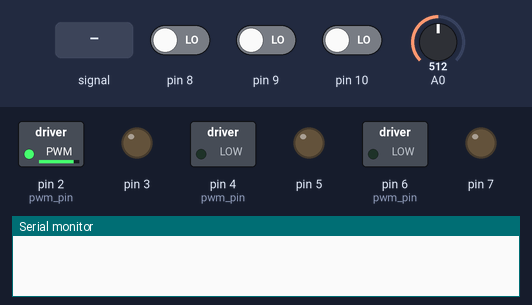
Simulated run of this sketch. Board: Arduino Uno, built with avr-gcc and run on an emulated ATmega328P. Shown: switched loads named in the sketch (green lamp = pin HIGH), output pins drawn as LEDs (lit = HIGH), the last lines printed to the serial monitor. The test bench sets the inputs (shaded band); at power-on: pin 9 LOW, A0 = 512, pin 8 LOW, pin 10 LOW.

Above: at 1.2 s.
1.3 s: pin 9 driven HIGH
At 2.5 s:
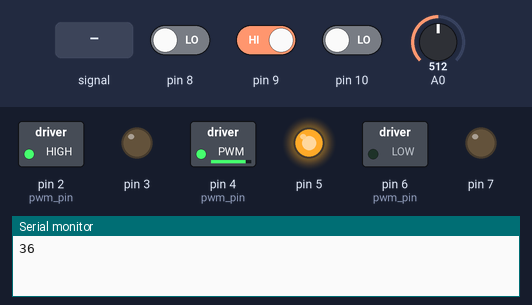
2.8 s: A0 fed a 2 Hz sine of ±306 counts around its level
5.8 s: A0 set to 240
7.3 s: pin 8 driven HIGH
At 8.5 s:
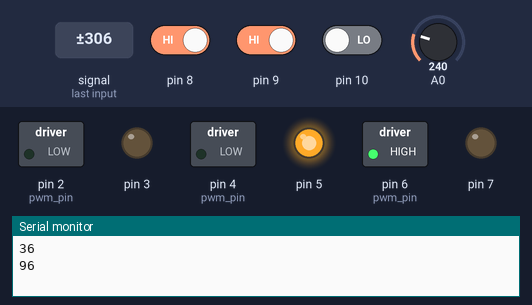
8.8 s: pin 10 driven HIGH
At 9.8 s:
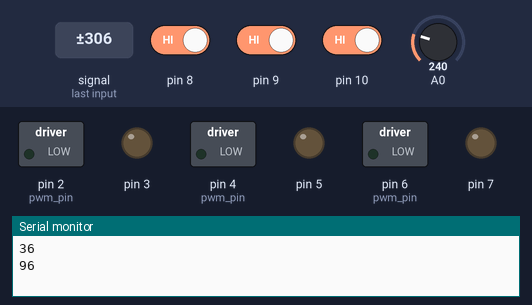
10.3 s: A0 fed a 200 Hz sine of ±81 counts around its level
At 11.2 s:
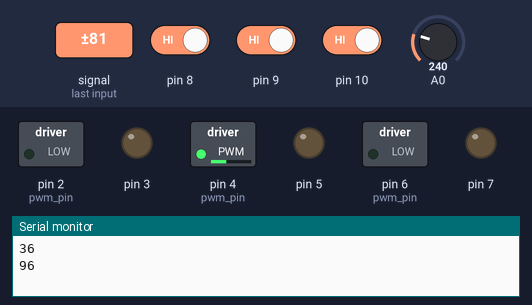
Timing chart, 0 to 12.8 s (numbered marks = the images above; inputs shaded):
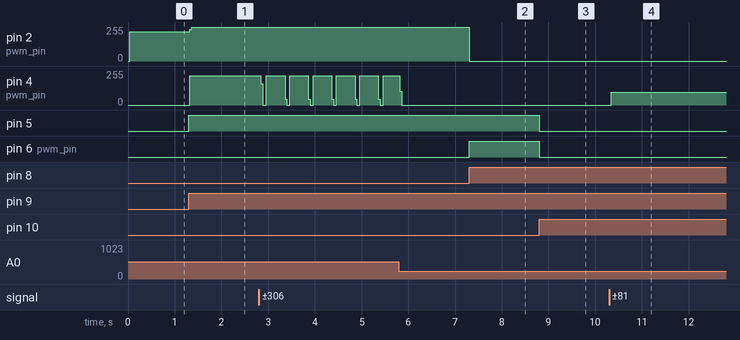

The sketch:

interrupt.ino
```cpp
byte motor_speed, bldc_step, pwm_pin = 2;
void setup() {
  DDRD  |= 0xFC;                     // Configure pins 2, 3, 4, 5, 6 and 7 as outputs
  PCICR  = 1;                        // Enable pin change interrupt for pins 8 to 13
  PCMSK0 = 7;                        // Enable pin change interrupt for pins 8, 9 and 10
  // Timer2 configuration
  TCCR2A = 0;
  TCCR2B = 2;                        // Timer2 prescaler = 1/8 (Timer2 clock = 2MHz)
  TCNT2  = 0;                        // Timer2 preload value = 0
  // ADC module configuration
  //ADMUX  = 0x60;                     // Configure ADC module and select channel 0
  //ADCSRA = 0x84;                     // Enable ADC module with 16 division factor (ADC clock = 1MHz)
  // BLDC motor first move
  bldc_step = PINB & 7;              // Read hall effect sensors status (PINB: read from PORTB which is arduino pins 8..13)
  bldc_move();                       // Move the BLDC motor (first move)
  Serial.begin(115200);
}
ISR (PCINT0_vect){
  bldc_step = PINB & 7;              // Read and save hall effect sensors status (PINB: read from PORTB which is arduino pins 8..13)
  bldc_move();                       // Move the BLDC motor
}
void bldc_move(){                    // BLDC motor move function according to hall effect sensors status
  switch(bldc_step){
    case 1:
      PORTD = 0x48;
      pwm_pin = 2;
      Serial.println(PORTD);
      break;
    case 2:
      PORTD = 0x24;
      pwm_pin = 4;
      Serial.println(PORTD);
      break;
    case 3:
      PORTD = 0x60;
      pwm_pin = 4;
      Serial.println(PORTD);
      break;
    case 4:
      PORTD = 0x90;
      pwm_pin = 6;
      Serial.println(PORTD);
      break;
    case 5:
      PORTD = 0x18;
      pwm_pin = 2;
      Serial.println(PORTD);
      break;
    case 6:
      PORTD = 0x84;
      pwm_pin = 6;
      Serial.println(PORTD);
      break;
    default:
      PORTD = 0;
      break;
  }
}
void loop() {
  ADCSRA |= 1 << ADSC;               // Start conversion
  while(ADCSRA & 0x40);              // Wait for conversion complete
  motor_speed = ADCH;                // Read ADC data (8 bits)
  // Software PWM
  if(motor_speed < 250){
    while(TCNT2 < motor_speed) ;
    digitalWrite(pwm_pin, LOW);
  }
  if(motor_speed > 0){
    while(TCNT2 >= motor_speed) ;
    digitalWrite(pwm_pin, HIGH);
  }
}
```

Measured:
- after the input at 1.3 s, pin 2 (pwm_pin): 221/255 → 255/255 at once; pin 4 (pwm_pin): 0/255 → 221/255 at once; pin 5: LOW → HIGH at once
- after the input at 7.3 s, pin 2 (pwm_pin): 255/255 → 0/255 at once; pin 6 (pwm_pin): LOW → HIGH at once
- after the input at 8.8 s, pin 5, pin 6 (pwm_pin): HIGH → LOW at once
- after the input at 10.3 s, pin 4 (pwm_pin): 0/255 → 97/255 at once
